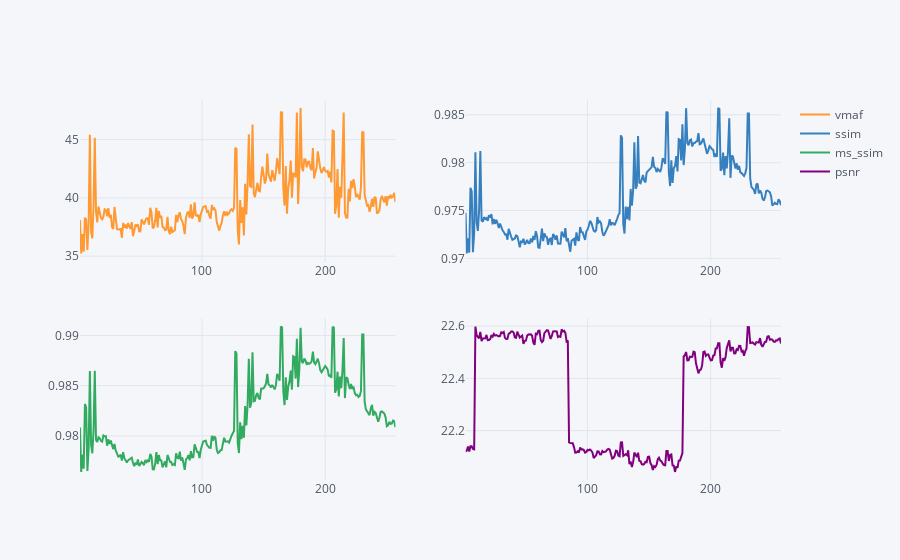

Source (notebook cell):
### Markdown cell above
For this test video, the VMAF score seems consistent with the earlier SSIM plots, showing an increase in quality roughly halfway, which means that less bits were needed to have a result perceptually closer to the original source material, than in the first half, where the characteristics of the scene are showing a lower SSIM and VMAF. Multi-scale SSIM might also sched some light, as well as the other objective non-perceptual metrics.

### Code cell
dfs["vmaf"].iplot(y=["vmaf", "ssim", "ms_ssim", "psnr"],subplots=True, width=2.0)

### Figure 1 — Plotly figure (JSON) as saved in the notebook; plotly's stock layout.template omitted (floating-point values rounded to 4 significant figures; data arrays with more than 128 entries replaced by an {"elided": "..."} marker saying what was removed)
{"data": [{"line": {"color": "rgba(255, 153, 51, 1.0)", "dash": "solid", "shape": "linear", "width": 2}, "mode": "lines", "name": "vmaf", "text": "", "type": "scatter", "x": {"elided": "257 int values"}, "xaxis": "x", "y": {"elided": "257 float values"}, "yaxis": "y"}, {"line": {"color": "rgba(55, 128, 191, 1.0)", "dash": "solid", "shape": "linear", "width": 2}, "mode": "lines", "name": "ssim", "text": "", "type": "scatter", "x": {"elided": "257 int values"}, "xaxis": "x2", "y": {"elided": "257 float values"}, "yaxis": "y2"}, {"line": {"color": "rgba(50, 171, 96, 1.0)", "dash": "solid", "shape": "linear", "width": 2}, "mode": "lines", "name": "ms_ssim", "text": "", "type": "scatter", "x": {"elided": "257 int values"}, "xaxis": "x3", "y": {"elided": "257 float values"}, "yaxis": "y3"}, {"line": {"color": "rgba(128, 0, 128, 1.0)", "dash": "solid", "shape": "linear", "width": 2}, "mode": "lines", "name": "psnr", "text": "", "type": "scatter", "x": {"elided": "257 int values"}, "xaxis": "x4", "y": {"elided": "257 float values"}, "yaxis": "y4"}], "layout": {"autosize": true, "legend": {"bgcolor": "#F5F6F9", "font": {"color": "#4D5663"}}, "paper_bgcolor": "#F5F6F9", "plot_bgcolor": "#F5F6F9", "title": {"font": {"color": "#4D5663"}}, "xaxis": {"anchor": "y", "autorange": true, "domain": [0, 0.45], "gridcolor": "#E1E5ED", "range": [1, 257], "showgrid": true, "tickfont": {"color": "#4D5663"}, "title": {"font": {"color": "#4D5663"}, "text": ""}, "type": "linear", "zerolinecolor": "#E1E5ED"}, "xaxis2": {"anchor": "y2", "autorange": true, "domain": [0.55, 1], "gridcolor": "#E1E5ED", "range": [1, 257], "showgrid": true, "tickfont": {"color": "#4D5663"}, "title": {"font": {"color": "#4D5663"}, "text": ""}, "type": "linear", "zerolinecolor": "#E1E5ED"}, "xaxis3": {"anchor": "y3", "autorange": true, "domain": [0, 0.45], "gridcolor": "#E1E5ED", "range": [1, 257], "showgrid": true, "tickfont": {"color": "#4D5663"}, "title": {"font": {"color": "#4D5663"}, "text": ""}, "type": "linear", "zerolinecolor": "#E1E5ED"}, "xaxis4": {"anchor": "y4", "autorange": true, "domain": [0.55, 1], "gridcolor": "#E1E5ED", "range": [1, 257], "showgrid": true, "tickfont": {"color": "#4D5663"}, "title": {"font": {"color": "#4D5663"}, "text": ""}, "type": "linear", "zerolinecolor": "#E1E5ED"}, "yaxis": {"anchor": "x", "autorange": true, "domain": [0.575, 1], "gridcolor": "#E1E5ED", "range": [34.54, 48.4], "showgrid": true, "tickfont": {"color": "#4D5663"}, "title": {"font": {"color": "#4D5663"}, "text": ""}, "type": "linear", "zerolinecolor": "#E1E5ED"}, "yaxis2": {"anchor": "x2", "autorange": true, "domain": [0.575, 1], "gridcolor": "#E1E5ED", "range": [0.9697, 0.9866], "showgrid": true, "tickfont": {"color": "#4D5663"}, "title": {"font": {"color": "#4D5663"}, "text": ""}, "type": "linear", "zerolinecolor": "#E1E5ED"}, "yaxis3": {"anchor": "x3", "autorange": true, "domain": [0, 0.425], "gridcolor": "#E1E5ED", "range": [0.9756, 0.9917], "showgrid": true, "tickfont": {"color": "#4D5663"}, "title": {"font": {"color": "#4D5663"}, "text": ""}, "type": "linear", "zerolinecolor": "#E1E5ED"}, "yaxis4": {"anchor": "x4", "autorange": true, "domain": [0, 0.425], "gridcolor": "#E1E5ED", "range": [22.01, 22.63], "showgrid": true, "tickfont": {"color": "#4D5663"}, "title": {"font": {"color": "#4D5663"}, "text": ""}, "type": "linear", "zerolinecolor": "#E1E5ED"}}}
